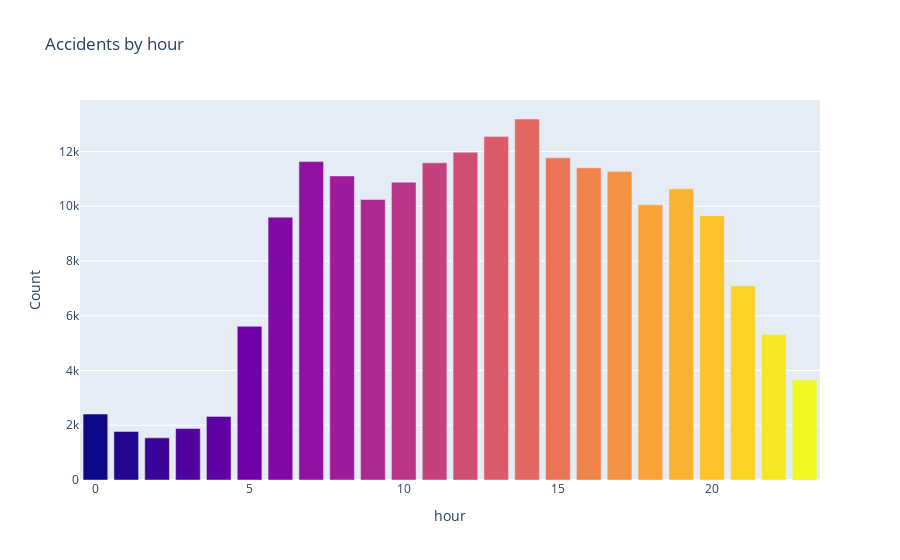

Notebook code for this chart:
### Code cell
fig= px.bar(df_hour, x=df_hour.hour, y=df_hour.Count, color="hour", title="Accidents by hour")
fig.update_coloraxes(showscale = False)
fig.show()

### Figure 1 — Plotly figure (JSON) as saved in the notebook; plotly's stock layout.template omitted (floating-point values rounded to 4 significant figures)
{"data": [{"alignmentgroup": "True", "hovertemplate": "hour=%{marker.color}<br>Count=%{y}<extra></extra>", "legendgroup": "", "marker": {"color": [0, 1, 2, 3, 4, 5, 6, 7, 8, 9, 10, 11, 12, 13, 14, 15, 16, 17, 18, 19, 20, 21, 22, 23], "coloraxis": "coloraxis", "pattern": {"shape": ""}}, "name": "", "offsetgroup": "", "orientation": "v", "showlegend": false, "textposition": "auto", "type": "bar", "x": [0, 1, 2, 3, 4, 5, 6, 7, 8, 9, 10, 11, 12, 13, 14, 15, 16, 17, 18, 19, 20, 21, 22, 23], "xaxis": "x", "y": [2408, 1775, 1539, 1878, 2324, 5617, 9601, 11631, 11106, 10250, 10880, 11585, 11972, 12544, 13187, 11769, 11403, 11268, 10055, 10636, 9656, 7092, 5320, 3650], "yaxis": "y"}], "layout": {"barmode": "relative", "coloraxis": {"colorbar": {"title": {"text": "hour"}}, "colorscale": [[0, "#0d0887"], [0.1111, "#46039f"], [0.2222, "#7201a8"], [0.3333, "#9c179e"], [0.4444, "#bd3786"], [0.5556, "#d8576b"], [0.6667, "#ed7953"], [0.7778, "#fb9f3a"], [0.8889, "#fdca26"], [1, "#f0f921"]], "showscale": false}, "legend": {"tracegroupgap": 0}, "title": {"text": "Accidents by hour"}, "xaxis": {"anchor": "y", "domain": [0, 1], "title": {"text": "hour"}}, "yaxis": {"anchor": "x", "domain": [0, 1], "title": {"text": "Count"}}}}
